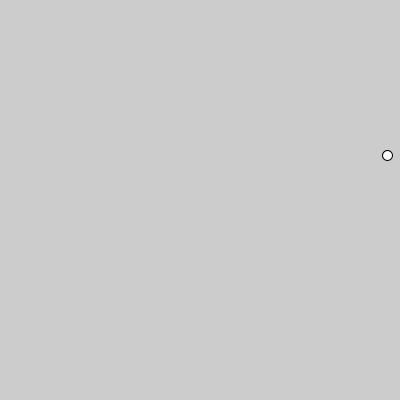
Frame 1 (no input)
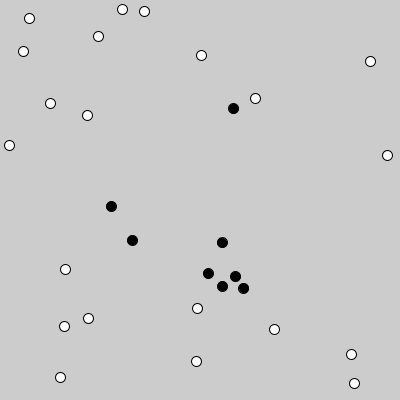
Frame 60 (the mouse pressed at the canvas centre just before this capture)
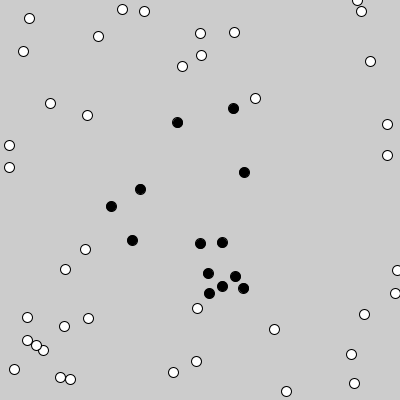
Frame 120 (the mouse held since frame 60 and released just before this capture)

The Processing sketch that drew these frames (run headless with seeded random() and noise(); from frame 60 on, the mouse is pressed at the canvas centre):

// Processing sketch: processing_185747
// ── processing_185747.pde

void setup() {
  size(400, 400);
}
void draw() {
  float x = random(600);
  float y = random(600);
  float distancia = dist(width/2, height/2, x, y);
  if (distancia<100) {
   fill(0);
  }else{
    fill(255);
  }
   ellipse(x, y, 10, 10);
}
